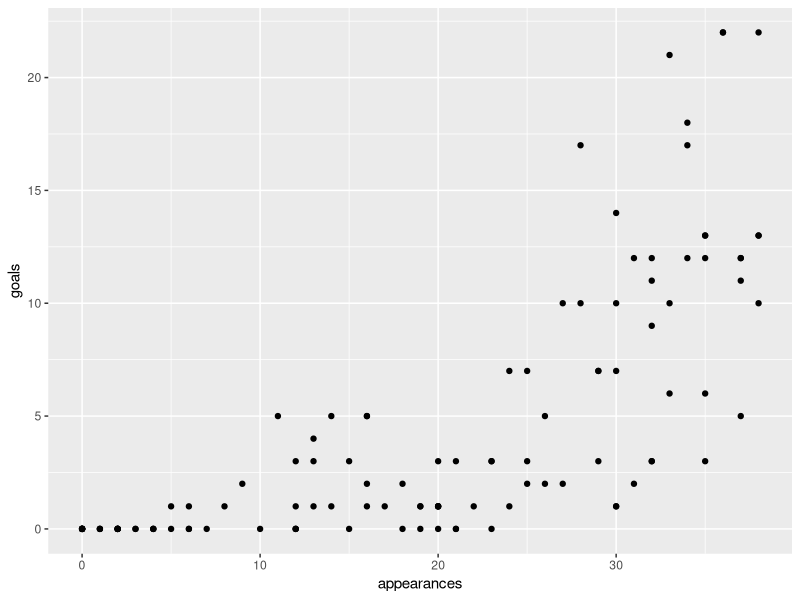

The R script that drew this image: (Note: this script raises an error after producing the figure.)
## ---- chunk 1
library(tidyverse)
library(ggfortify)
library(car)
## ---- chunk 2
premier <- read_csv("premier1819.csv") %>%
  filter(position %in% c("Forward")) %>%
  select(appearances = appearances_overall, goals = goals_overall)
summary(premier)
## ---- chunk 3
ggplot(data = premier, mapping = aes(x = appearances, y = goals)) +
  geom_point()
cor(premier)
## ---- chunk 4
premier <- premier %>%
  mutate(goals = goals + 1)
bc <- boxCox(no_zeros$goals ~ no_zeros$appearances)  # plot curve
bc$x[which.max(bc$y)]  # pull out the "best" lambda value

premier_trans <- premier %>%
  mutate(goals = 1/sqrt(goals))
ggplot(data = premier_trans, mapping = aes(x = appearances, y = goals)) +
  geom_point()
cor(premier)

premier_lm <- lm(goals ~ appearances, data = premier)
